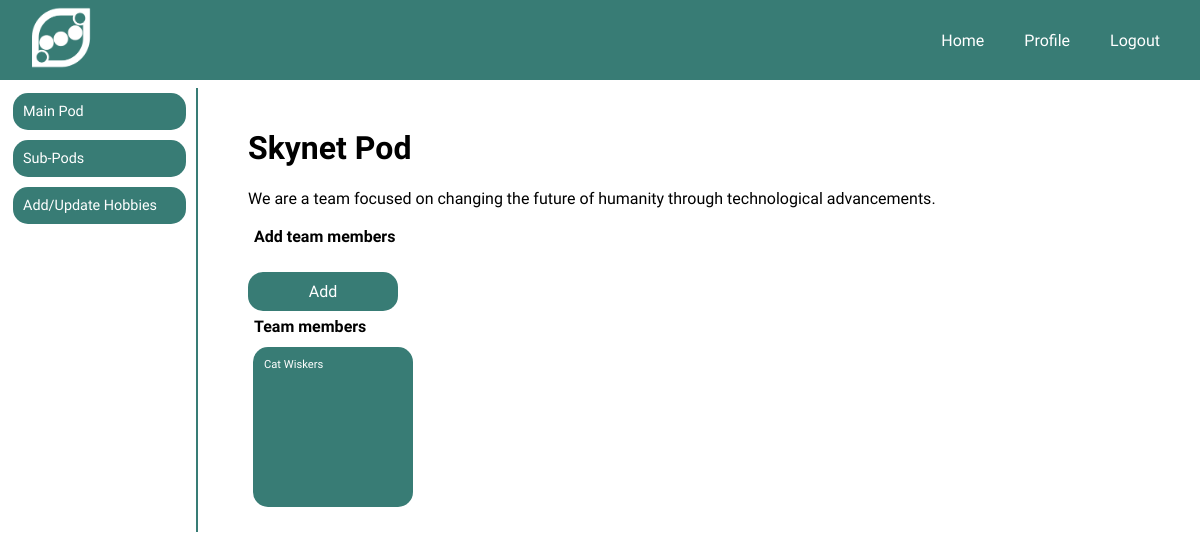
The app's page /pods/manage (signed in), older data.
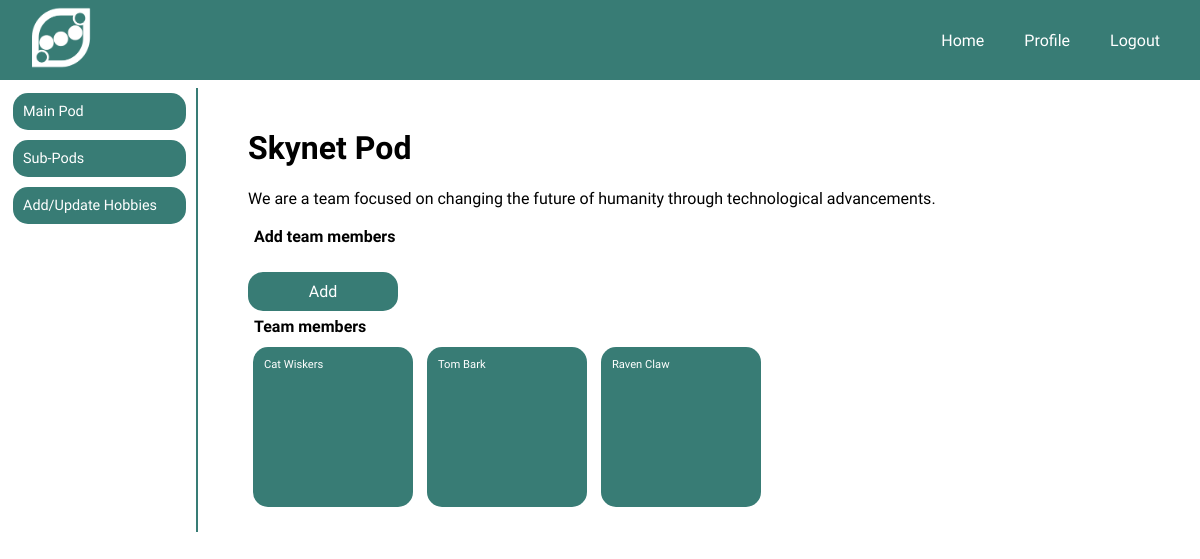
The same page, newer data.
### models.py (models this page shows, shortened)
class User(db.Model):
    __tablename__ = 'users'
    id = db.Column(db.Integer, primary_key=True, autoincrement=True)
    username = db.Column(db.String(20), unique=True, nullable=False)
    password = db.Column(db.Text, nullable=False)
    first_name = db.Column(db.String(50), nullable=False)
    last_name = db.Column(db.String(50), nullable=False)
    email = db.Column(db.Text, nullable=False, unique=True)
    city = db.Column(db.Text, nullable=False)
    state = db.Column(db.Text, nullable=False)
    lat_lng = db.Column(db.Text)
    pods = db.relationship('Pod', secondary="pod_users", backref='user')
    sub_pods = db.relationship('SubPod', secondary="sub_pod_users", backref='user')
    hobbies = db.relationship('Hobby', secondary='user_hobbies', backref='user')

### app.py (the view)
@app.route('/pods/manage')
def manage_pod():
    user, pod, pod_member = is_pod_member()
    if not g.user and not pod_member.owner:
        flash("Access unauthorized.", "error")
        return redirect("/")
    pod_team_members = PodUser.query.filter(PodUser.pod_id==pod_member.pod_id).all()
    team_members = [User.query.get(member.user_id) for member in pod_team_members]
    return render_template('/pods/manage_pod.html', pod=pod, pod_member=pod_member, members=team_members)

### app.py (called while the page is built)
def is_pod_member():
    if g.user:
        user = User.query.get(int(session[CURRENT_USER]))
        empty_tupple = (None,None,None)
        if user:
            main_pod = user.pods
            if main_pod:
                main_pod = user.pods[0]
                pod_member = PodUser.query.filter(PodUser.pod_id==main_pod.id, PodUser.user_id==user.id).first()
                if pod_member:
                    return user, main_pod, pod_member
                else:
                    return empty_tupple
            else:
                return empty_tupple

@app.before_request
def add_user_to_g():
    if CURRENT_USER in session:
        g.user = User.query.get(session[CURRENT_USER])
    else:
        g.user = None

### templates/pods/manage_pod.html (shortened to what this page needs)
{% extends '/users/user_menu.html' %}
{% block dashboard %}
<h1 class="main_title">{{ pod.name }} Pod</h1>
<p class="sub_title">{{ pod.description }}</p>
<div>
    <h4 class="low_margin_title">Add team members</h4>
</div>
<a href='/pods/add_members'>
    <div type="button" class="button-primary">Add</div>
</a>
<div>
    <h4 class="low_margin_title">Team members</h4>
    {% for member in members %}
    <div class='pod_thumbnail'>
        <p class="pod_thumbnail_text">
            {{ member.first_name }} {{ member.last_name }}
        </p>
    </div>
    {% endfor %}
</div>
{% endblock %}

Row changes from the older to the newer data that the page shows:
added User: first_name "Tom", last_name "Bark"
added User: first_name "Raven", last_name "Claw"
